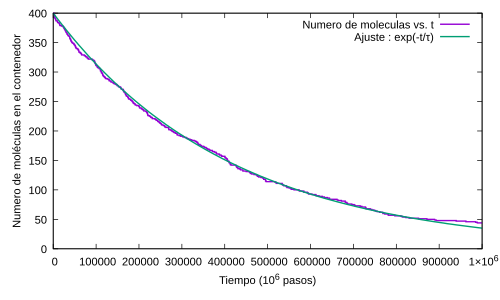

Generate this figure with gnuplot:
f(x) = 400*exp(-x/c)
fit f(x) 'datos.txt' via c
set xlabel 'Tiempo (10^6 pasos)'
set ylabel 'Numero de moléculas en el contenedor'
set term pdf
set out "fig4.pdf"
plot 'datos.txt' w l lw 2 t 'Numero de moleculas vs. t', f(x) w l lw 2 t 'Ajuste : exp(-t/{/Symbol t})'
 
